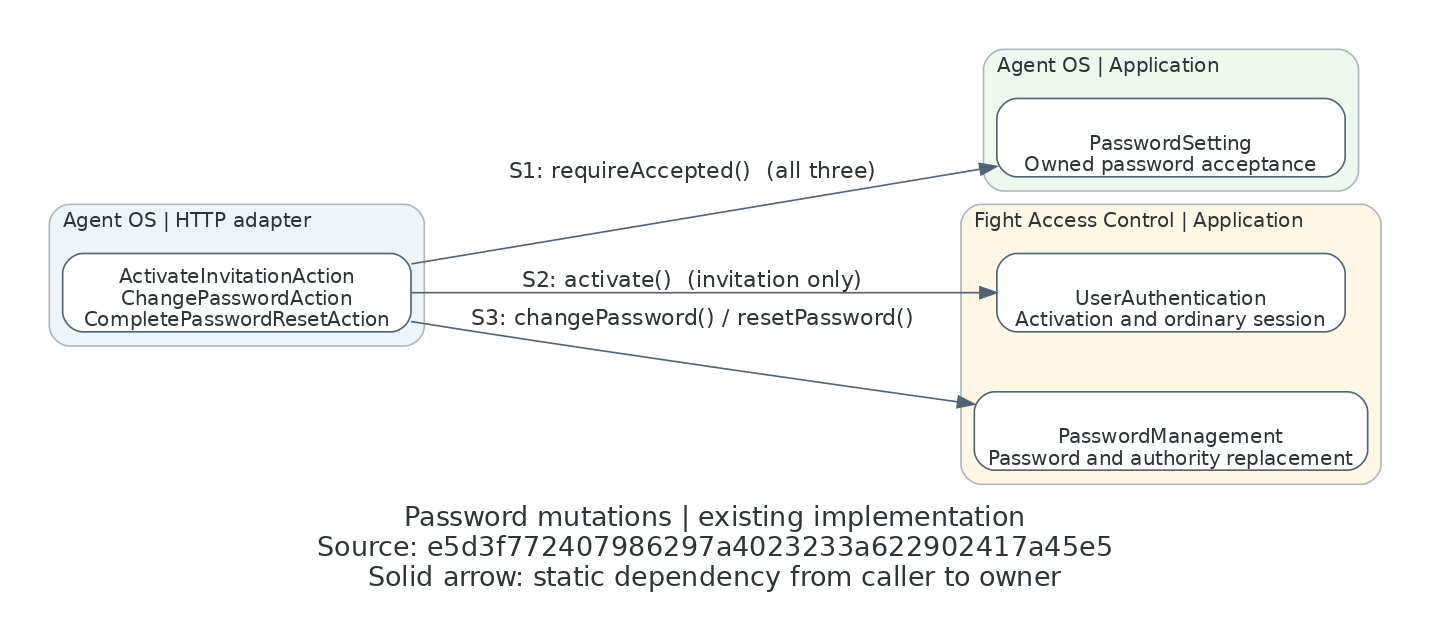

Write Python code to recreate this figure.
"""Render who owns the existing synchronous password mutations; see README.md."""
from pathlib import Path

from diagrams import Cluster, Diagram, Edge, Node

REVISION = "e5d3f772407986297a4023233a622902417a45e5"

with Diagram(
    "Password mutations | existing implementation\n"
    f"Source: {REVISION}\n"
    "Solid arrow: static dependency from caller to owner",
    filename=str(Path(__file__).with_suffix("")),
    outformat="png",
    show=False,
    direction="LR",
    graph_attr={
        "fontname": "DejaVu Sans", "fontsize": "16", "dpi": "120", "pad": "0.3",
        "splines": "spline", "ranksep": "1.0", "nodesep": "0.5",
    },
    node_attr={
        "fontname": "DejaVu Sans", "fontsize": "12", "shape": "box",
        "style": "rounded,filled", "fillcolor": "white", "color": "#526474",
        "width": "2.9", "height": "0.65", "fixedsize": "false",
    },
    edge_attr={"fontname": "DejaVu Sans", "fontsize": "10", "color": "#526474"},
):
    with Cluster("Agent OS | HTTP adapter", graph_attr={"bgcolor": "#eef4fa"}):
        actions = Node(
            "ActivateInvitationAction\nChangePasswordAction\nCompletePasswordResetAction",
            nodeid="actions",
        )
    with Cluster("Agent OS | Application", graph_attr={"bgcolor": "#eff8ee"}):
        policy = Node("PasswordSetting\nOwned password acceptance", nodeid="policy")
    with Cluster("Fight Access Control | Application", graph_attr={"bgcolor": "#fff7e6"}):
        auth = Node("UserAuthentication\nActivation and ordinary session", nodeid="auth")
        passwords = Node("PasswordManagement\nPassword and authority replacement", nodeid="passwords")

    actions >> Edge(label="S1: requireAccepted()  (all three)") >> policy
    actions >> Edge(label="S2: activate()  (invitation only)") >> auth
    actions >> Edge(label="S3: changePassword() / resetPassword()") >> passwords
